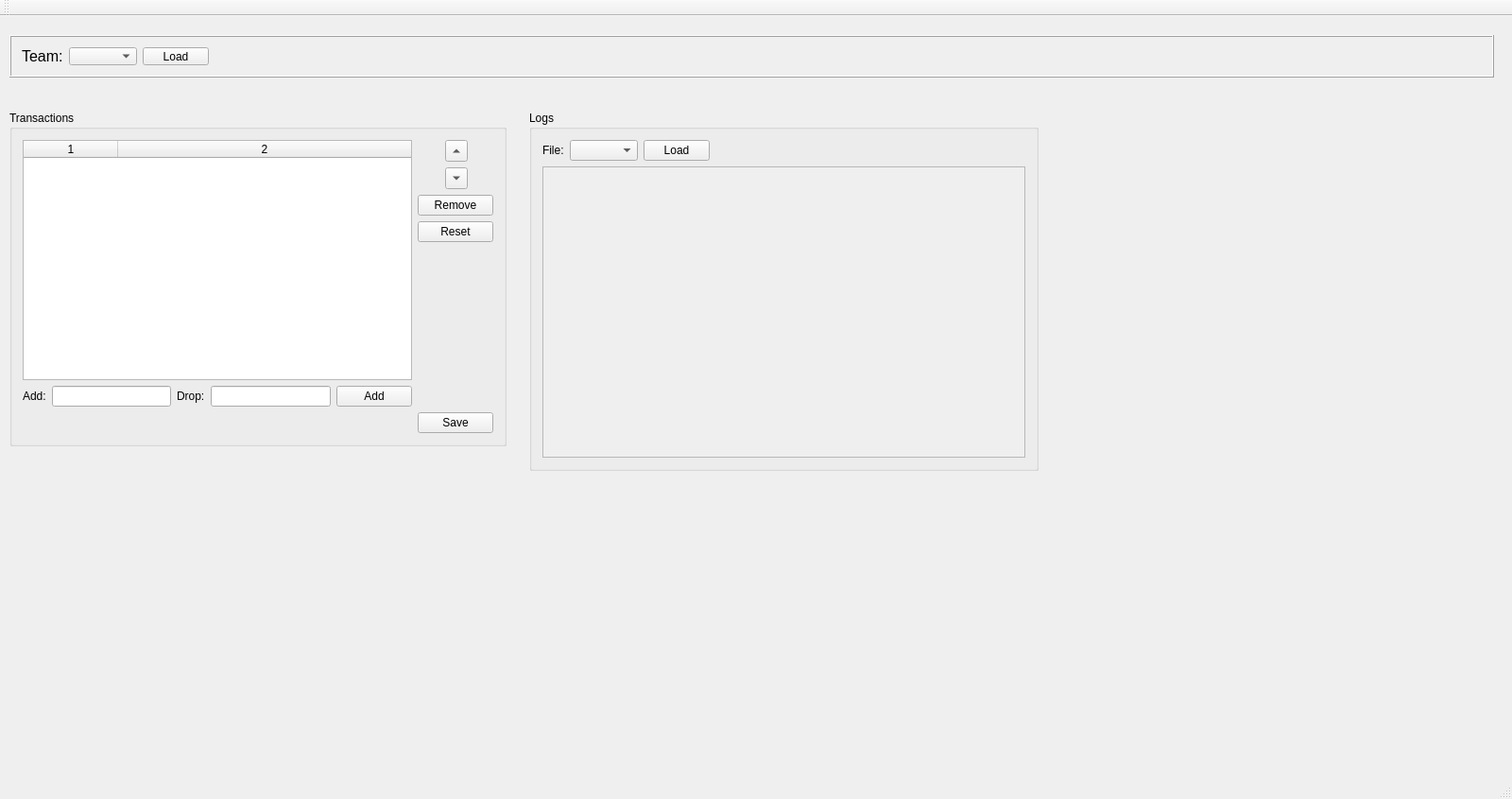
<?xml version="1.0" encoding="UTF-8"?>
<ui version="4.0">
 <class>MainWindow</class>
 <widget class="QMainWindow" name="MainWindow">
  <property name="geometry">
   <rect>
    <x>0</x>
    <y>0</y>
    <width>1600</width>
    <height>845</height>
   </rect>
  </property>
  <property name="windowTitle">
   <string>Fantasy Football Automation</string>
  </property>
  <widget class="QWidget" name="centralWidget">
   <widget class="QGroupBox" name="groupBox">
    <property name="geometry">
     <rect>
      <x>10</x>
      <y>100</y>
      <width>526</width>
      <height>355</height>
     </rect>
    </property>
    <property name="maximumSize">
     <size>
      <width>800</width>
      <height>16777215</height>
     </size>
    </property>
    <property name="title">
     <string>Transactions</string>
    </property>
    <property name="flat">
     <bool>false</bool>
    </property>
    <property name="checkable">
     <bool>false</bool>
    </property>
    <layout class="QGridLayout" name="gridLayout">
     <item row="0" column="0" rowspan="5" colspan="5">
      <widget class="QTableWidget" name="transactions">
       <property name="selectionMode">
        <enum>QAbstractItemView::SingleSelection</enum>
       </property>
       <property name="selectionBehavior">
        <enum>QAbstractItemView::SelectRows</enum>
       </property>
       <property name="columnCount">
        <number>2</number>
       </property>
       <attribute name="horizontalHeaderStretchLastSection">
        <bool>true</bool>
       </attribute>
       <column/>
       <column/>
      </widget>
     </item>
     <item row="0" column="5">
      <spacer name="horizontalSpacer">
       <property name="orientation">
        <enum>Qt::Horizontal</enum>
       </property>
       <property name="sizeHint" stdset="0">
        <size>
         <width>23</width>
         <height>20</height>
        </size>
       </property>
      </spacer>
     </item>
     <item row="0" column="6">
      <widget class="QToolButton" name="trans_up_btn">
       <property name="cursor">
        <cursorShape>PointingHandCursor</cursorShape>
       </property>
       <property name="mouseTracking">
        <bool>true</bool>
       </property>
       <property name="text">
        <string>...</string>
       </property>
       <property name="arrowType">
        <enum>Qt::UpArrow</enum>
       </property>
      </widget>
     </item>
     <item row="0" column="7">
      <spacer name="horizontalSpacer_2">
       <property name="orientation">
        <enum>Qt::Horizontal</enum>
       </property>
       <property name="sizeHint" stdset="0">
        <size>
         <width>18</width>
         <height>20</height>
        </size>
       </property>
      </spacer>
     </item>
     <item row="1" column="6">
      <widget class="QToolButton" name="trans_down_btn">
       <property name="cursor">
        <cursorShape>PointingHandCursor</cursorShape>
       </property>
       <property name="mouseTracking">
        <bool>true</bool>
       </property>
       <property name="text">
        <string>...</string>
       </property>
       <property name="arrowType">
        <enum>Qt::DownArrow</enum>
       </property>
      </widget>
     </item>
     <item row="2" column="5" colspan="3">
      <widget class="QPushButton" name="trans_remove_btn">
       <property name="maximumSize">
        <size>
         <width>16777215</width>
         <height>16777215</height>
        </size>
       </property>
       <property name="cursor">
        <cursorShape>PointingHandCursor</cursorShape>
       </property>
       <property name="mouseTracking">
        <bool>true</bool>
       </property>
       <property name="focusPolicy">
        <enum>Qt::TabFocus</enum>
       </property>
       <property name="text">
        <string>Remove</string>
       </property>
       <property name="autoDefault">
        <bool>true</bool>
       </property>
      </widget>
     </item>
     <item row="3" column="5" colspan="3">
      <widget class="QPushButton" name="trans_reset_btn">
       <property name="cursor">
        <cursorShape>PointingHandCursor</cursorShape>
       </property>
       <property name="mouseTracking">
        <bool>true</bool>
       </property>
       <property name="text">
        <string>Reset</string>
       </property>
      </widget>
     </item>
     <item row="4" column="6" rowspan="2">
      <spacer name="verticalSpacer_2">
       <property name="orientation">
        <enum>Qt::Vertical</enum>
       </property>
       <property name="sizeHint" stdset="0">
        <size>
         <width>20</width>
         <height>168</height>
        </size>
       </property>
      </spacer>
     </item>
     <item row="5" column="0">
      <widget class="QLabel" name="label">
       <property name="text">
        <string>Add:</string>
       </property>
      </widget>
     </item>
     <item row="5" column="1">
      <widget class="QLineEdit" name="trans_add_player"/>
     </item>
     <item row="5" column="2">
      <widget class="QLabel" name="label_2">
       <property name="text">
        <string>Drop:</string>
       </property>
      </widget>
     </item>
     <item row="5" column="3">
      <widget class="QLineEdit" name="trans_drop_player"/>
     </item>
     <item row="5" column="4">
      <widget class="QPushButton" name="trans_add_btn">
       <property name="cursor">
        <cursorShape>PointingHandCursor</cursorShape>
       </property>
       <property name="mouseTracking">
        <bool>true</bool>
       </property>
       <property name="text">
        <string>Add</string>
       </property>
       <property name="autoDefault">
        <bool>true</bool>
       </property>
      </widget>
     </item>
     <item row="6" column="0" colspan="5">
      <spacer name="horizontalSpacer_5">
       <property name="orientation">
        <enum>Qt::Horizontal</enum>
       </property>
       <property name="sizeHint" stdset="0">
        <size>
         <width>413</width>
         <height>20</height>
        </size>
       </property>
      </spacer>
     </item>
     <item row="6" column="5" colspan="3">
      <widget class="QPushButton" name="trans_save_btn">
       <property name="cursor">
        <cursorShape>PointingHandCursor</cursorShape>
       </property>
       <property name="mouseTracking">
        <bool>true</bool>
       </property>
       <property name="text">
        <string>Save</string>
       </property>
       <property name="autoDefault">
        <bool>true</bool>
       </property>
      </widget>
     </item>
    </layout>
   </widget>
   <widget class="QFrame" name="frame">
    <property name="geometry">
     <rect>
      <x>10</x>
      <y>20</y>
      <width>1571</width>
      <height>45</height>
     </rect>
    </property>
    <property name="frameShape">
     <enum>QFrame::Box</enum>
    </property>
    <property name="frameShadow">
     <enum>QFrame::Raised</enum>
    </property>
    <layout class="QGridLayout" name="gridLayout_2">
     <item row="0" column="0">
      <widget class="QLabel" name="label_3">
       <property name="maximumSize">
        <size>
         <width>60</width>
         <height>16777215</height>
        </size>
       </property>
       <property name="font">
        <font>
         <pointsize>12</pointsize>
        </font>
       </property>
       <property name="text">
        <string>Team:</string>
       </property>
      </widget>
     </item>
     <item row="0" column="1">
      <widget class="QComboBox" name="teams_combobox"/>
     </item>
     <item row="0" column="2">
      <widget class="QPushButton" name="pushButton">
       <property name="maximumSize">
        <size>
         <width>70</width>
         <height>16777215</height>
        </size>
       </property>
       <property name="text">
        <string>Load</string>
       </property>
       <property name="autoDefault">
        <bool>true</bool>
       </property>
      </widget>
     </item>
     <item row="0" column="3">
      <spacer name="horizontalSpacer_3">
       <property name="orientation">
        <enum>Qt::Horizontal</enum>
       </property>
       <property name="sizeHint" stdset="0">
        <size>
         <width>1348</width>
         <height>20</height>
        </size>
       </property>
      </spacer>
     </item>
    </layout>
   </widget>
   <widget class="QGroupBox" name="groupBox_2">
    <property name="geometry">
     <rect>
      <x>560</x>
      <y>100</y>
      <width>539</width>
      <height>381</height>
     </rect>
    </property>
    <property name="title">
     <string>Logs</string>
    </property>
    <layout class="QGridLayout" name="gridLayout_3">
     <item row="0" column="0">
      <widget class="QLabel" name="label_4">
       <property name="text">
        <string>File:</string>
       </property>
      </widget>
     </item>
     <item row="0" column="1">
      <widget class="QComboBox" name="comboBox_2"/>
     </item>
     <item row="0" column="2">
      <widget class="QPushButton" name="pushButton_2">
       <property name="maximumSize">
        <size>
         <width>70</width>
         <height>16777215</height>
        </size>
       </property>
       <property name="text">
        <string>Load</string>
       </property>
       <property name="autoDefault">
        <bool>true</bool>
       </property>
      </widget>
     </item>
     <item row="0" column="3">
      <spacer name="horizontalSpacer_4">
       <property name="orientation">
        <enum>Qt::Horizontal</enum>
       </property>
       <property name="sizeHint" stdset="0">
        <size>
         <width>200</width>
         <height>20</height>
        </size>
       </property>
      </spacer>
     </item>
     <item row="1" column="0" colspan="4">
      <widget class="QScrollArea" name="scrollArea">
       <property name="widgetResizable">
        <bool>true</bool>
       </property>
       <widget class="QWidget" name="scrollAreaWidgetContents">
        <property name="geometry">
         <rect>
          <x>0</x>
          <y>0</y>
          <width>513</width>
          <height>308</height>
         </rect>
        </property>
       </widget>
      </widget>
     </item>
    </layout>
   </widget>
  </widget>
  <widget class="QMenuBar" name="menuBar">
   <property name="geometry">
    <rect>
     <x>0</x>
     <y>0</y>
     <width>1600</width>
     <height>20</height>
    </rect>
   </property>
  </widget>
  <widget class="QToolBar" name="mainToolBar">
   <attribute name="toolBarArea">
    <enum>TopToolBarArea</enum>
   </attribute>
   <attribute name="toolBarBreak">
    <bool>false</bool>
   </attribute>
  </widget>
  <widget class="QStatusBar" name="statusBar"/>
  <action name="actionConfigure">
   <property name="text">
    <string>Configure</string>
   </property>
  </action>
 </widget>
 <layoutdefault spacing="6" margin="11"/>
 <tabstops>
  <tabstop>teams_combobox</tabstop>
  <tabstop>pushButton</tabstop>
  <tabstop>transactions</tabstop>
  <tabstop>trans_add_player</tabstop>
  <tabstop>trans_drop_player</tabstop>
  <tabstop>trans_add_btn</tabstop>
  <tabstop>trans_up_btn</tabstop>
  <tabstop>trans_down_btn</tabstop>
  <tabstop>trans_remove_btn</tabstop>
  <tabstop>comboBox_2</tabstop>
  <tabstop>pushButton_2</tabstop>
  <tabstop>scrollArea</tabstop>
 </tabstops>
 <resources/>
 <connections/>
</ui>
